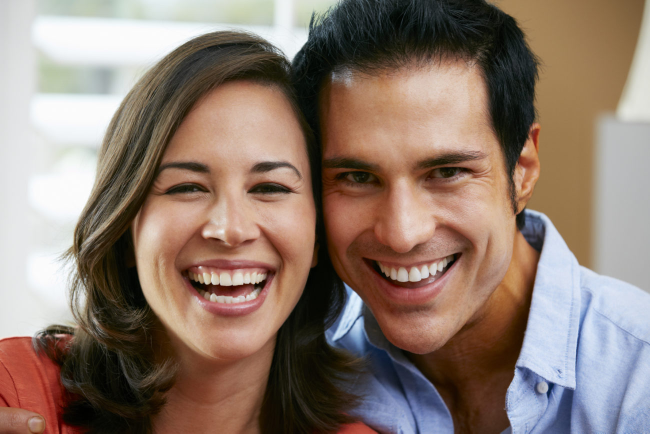
#> input picture lab2/photo_2.jpg, 1300 x 867 px (shown at 1/2 size)
$ python 'lab2(1).py'
#> lines starting #> are read from the running program, lines starting #| are printed output that depends on the picture; after the words box and inside, x2 and y2 are one past the last pixel; in counts of white or black regions, pixels touching at a corner belong together
import cv2

image = cv2.imread("photo_2.jpg")
#> image is the input picture: shape (867, 1300, 3); mean B, G, R 110.3, 121.9, 140.9

gray_image = cv2.cvtColor(image, cv2.COLOR_BGR2GRAY)
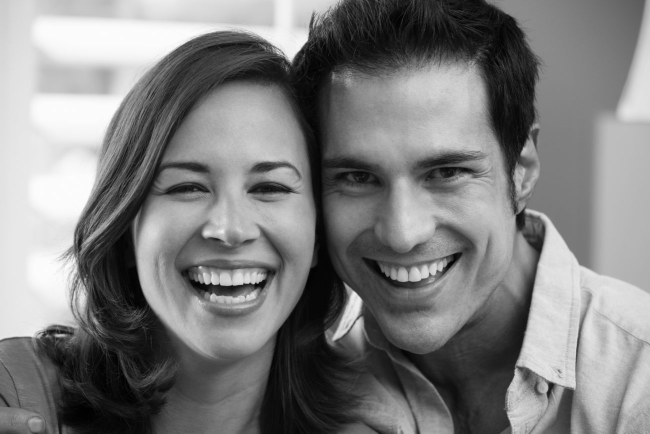
#> gray_image: shape (867, 1300) (shown at 1/2 size); min 0, max 255, mean 126.2

#Завантаження класифікаторів обличчя, очей та усмішок
face_cascade = cv2.CascadeClassifier(cv2.data.haarcascades + 'haarcascade_frontalface_default.xml')
eye_cascade = cv2.CascadeClassifier(cv2.data.haarcascades + 'haarcascade_eye.xml')
smile_cascade = cv2.CascadeClassifier(cv2.data.haarcascades + 'haarcascade_smile.xml')

#Виявлення обличчів
faces = face_cascade.detectMultiScale(gray_image, scaleFactor=1.1, minNeighbors=5)
#> faces = [[565, 171, 482, 482], [233, 193, 456, 456]]

for (x, y, w, h) in faces:
    #Малювання навколо обличчя
    cv2.rectangle(image, (x, y), (x+w, y+h), (255, 0, 0), 2)
    roi_gray = gray_image[y:y+h, x:x+w]
    roi_color = image[y:y+h, x:x+w]
    #Виявлення очей
    eyes = eye_cascade.detectMultiScale(roi_gray)
    #Малювання навколо очей
    for (ex, ey, ew, eh) in eyes:
        cv2.rectangle(roi_color, (ex, ey), (ex+ew, ey+eh), (0, 0, 255), 2)
    #Виявлення усміщок
    smiles = smile_cascade.detectMultiScale(roi_gray, scaleFactor=1.7, minNeighbors=20)
    #Малювання навколо усмішок
    for (sx, sy, sw, sh) in smiles:
        cv2.rectangle(roi_color, (sx, sy), (sx+sw, sy+sh), (0, 225, 0), 2)
#> this loop made 2 passes
#> (x, y, w, h, eyes, smiles) on passes 1 to 2: (565, 171, 482, 482, [[251, 124, 107, 107], [89, 126, 126, 126]], [[118, 296, 301, 150]]), (233, 193, 456, 456, [[248, 135, 99, 99], [100, 139, 98, 98]], [[78, 285, 301, 150]])
#> pass 1, `roi_gray = gray_image[y:y+h, x:x+w]`:
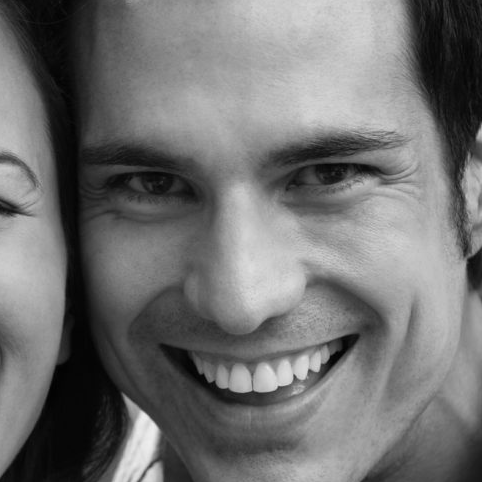
#> roi_gray: shape (482, 482); min 0, max 238, mean 113.5
#> pass 1, `roi_color = image[y:y+h, x:x+w]`:
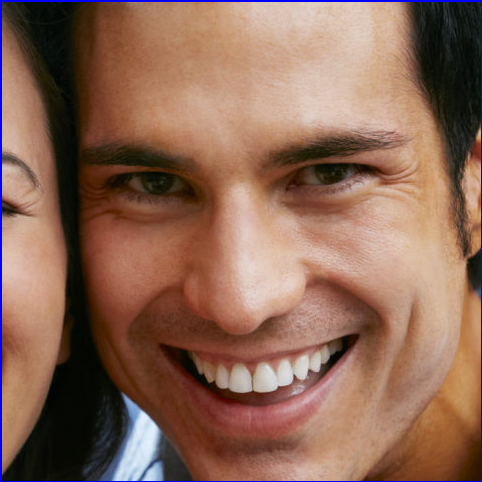
#> roi_color: shape (482, 482, 3); mean B, G, R 86.4, 103.4, 139.9
#> pass 2, `roi_gray = gray_image[y:y+h, x:x+w]`:
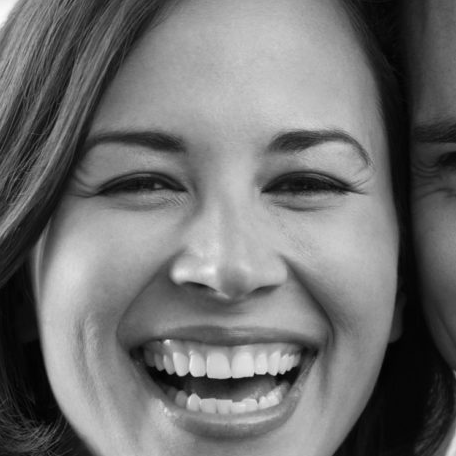
#> roi_gray: shape (456, 456); min 0, max 253, mean 112.7
#> after the loop:
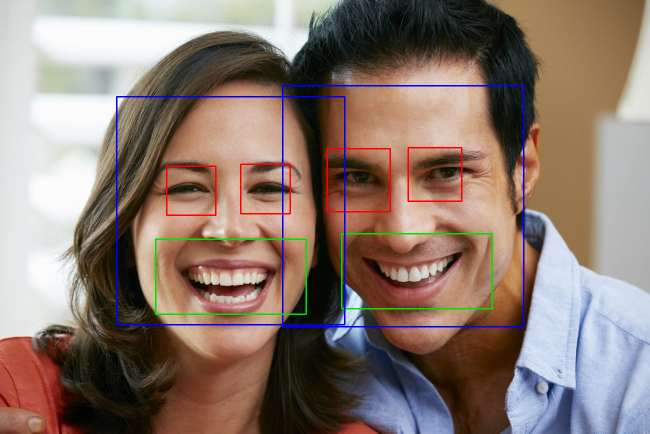
#> image: shape (867, 1300, 3) (shown at 1/2 size); 1.93% of pixels changed, all inside (x1, y1, x2, y2) = (232, 170, 1049, 655)
#> after the loop:
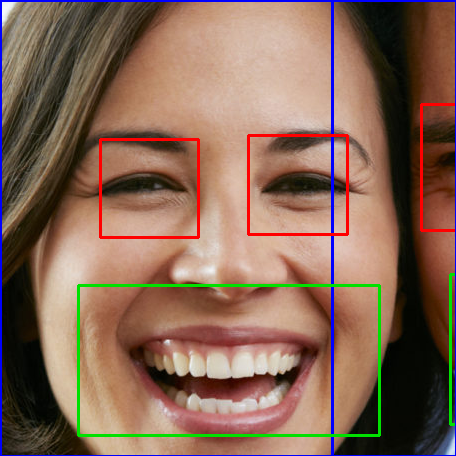
#> roi_color: shape (456, 456, 3); mean B, G, R 86.6, 103.5, 134.1

#Рахуємо кількість обличь
num_faces = len(faces)
#> num_faces = 2
print("Number of people in the photo:", num_faces)
#| Number of people in the photo: 2

new_size = (800, 600)
resized_image = cv2.resize(image, new_size)
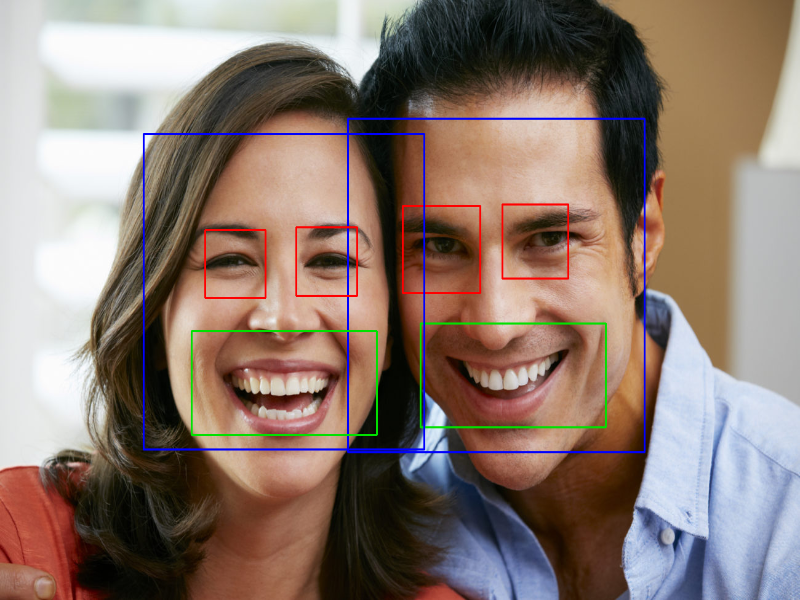
#> resized_image: shape (600, 800, 3); mean B, G, R 111.1, 120.9, 139.3

cv2.imshow(f'Detected people: {num_faces}', resized_image)
cv2.waitKey(0)
